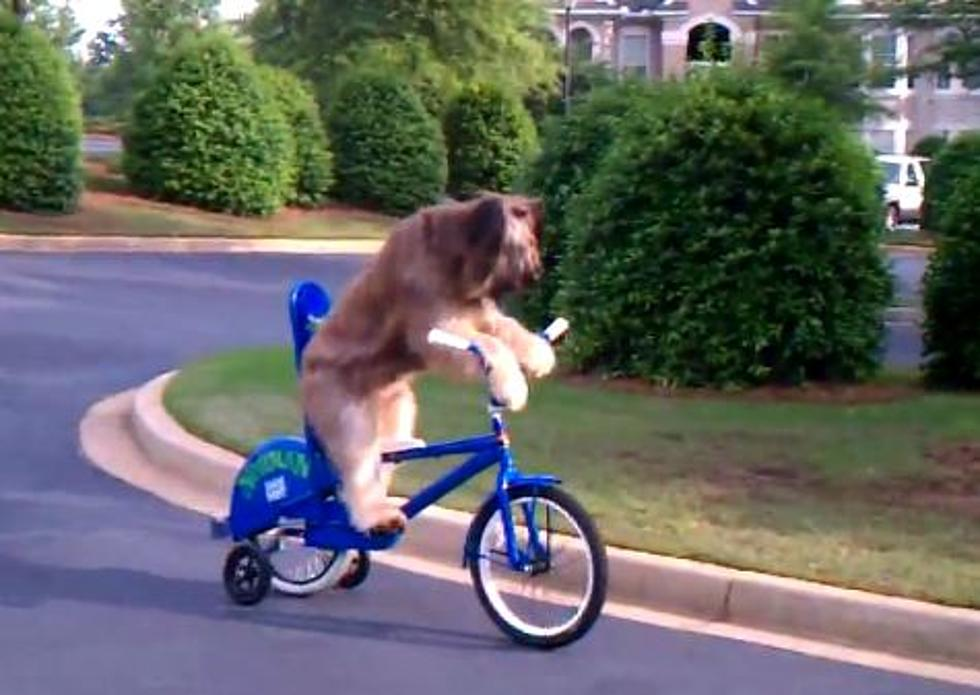
#> input picture k_means_segmentation/dog.jpg, 980 x 695 px
$ jupyter execute k_means_seg.ipynb
#> lines starting #> are read from the running program, lines starting #| are printed output that depends on the picture
[cell 1]
# Daniel Bandala @ apr 2021
import cv2
import numpy as np
import matplotlib.pyplot as plt

# K-means segmentation
K-Means clustering is an unsupervised machine learning algorithm that aims to partition N observations into K clusters in which each observation belongs to the cluster with the nearest mean. A cluster refers to a collection of data points aggregated together because of certain similarities. For image segmentation, clusters here are different image colors.

[cell 2]
# read the image
image = cv2.imread("dog.jpg")
#> image is the input picture: shape (695, 980, 3); mean B, G, R 101.4, 102.8, 101.7

[cell 3]
plt.figure(figsize=(16,8))
plt.imshow(image)

[cell 4]
print(image.shape)
#| (695, 980, 3)

[cell 5]
# reshape the image to a 2D array of pixels and 3 color values (RGB)
pixel_values = image.reshape((-1, 3))
# convert to float
pixel_values = np.float32(pixel_values)

[cell 6]
print(pixel_values.shape)
#| (681100, 3)

[cell 7]
# plot datapoints corresponging to rgb channels
# Creating figure
fig = plt.figure(figsize = (16, 12))
ax = plt.axes(projection ="3d")

# Creating color map
#my_cmap = plt.get_cmap('hsv')
# Creating plot
sctt = ax.scatter3D(pixel_values[:,0], pixel_values[:,1], pixel_values[:,2],color='green',marker ='o')
plt.title("RGB Image Channels")
ax.set_xlabel('Red', fontweight ='bold')
ax.set_ylabel('Green', fontweight ='bold')
ax.set_zlabel('Blue', fontweight ='bold')
fig.colorbar(sctt, ax = ax, shrink = 0.5, aspect = 5)

# show plot
plt.show()
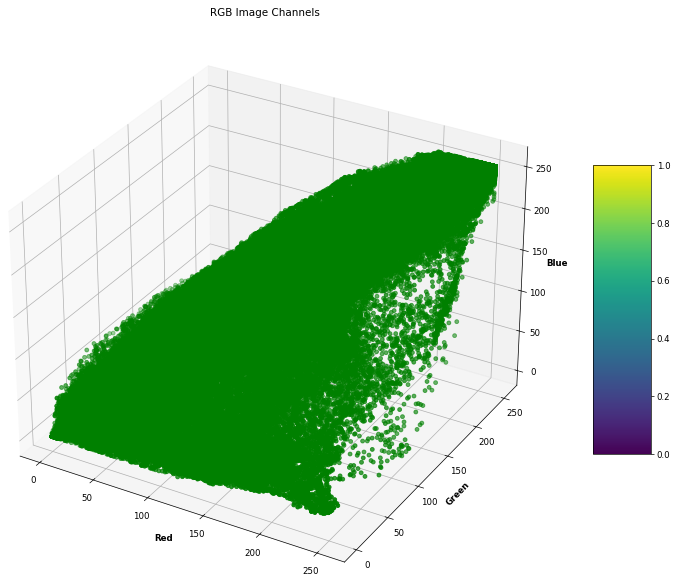
#> figure drawn by matplotlib, 2 panels

[cell 8]
# segmentation criteria
criteria = (cv2.TERM_CRITERIA_EPS + cv2.TERM_CRITERIA_MAX_ITER, 100, 0.2)

[cell 9]
# number of clusters (K) and perform kmeans segmentation with pixel information
k = 4
_, labels, (centers) = cv2.kmeans(pixel_values, k, None, criteria, 10, cv2.KMEANS_RANDOM_CENTERS)
#> centers = [[30.77, 41.48, 25.58], [74.09, 94.95, 88.6], [142.4, 124.5, 131.3], [207.2, 204.3, 226.8]]

[cell 10]
# convert back to 8 bit values
centers = np.uint8(centers)
#> centers = [[30, 41, 25], [74, 94, 88], [142, 124, 131], [207, 204, 226]]
# flatten the labels array
labels = labels.flatten()

[cell 11]
# convert all pixels to the color of the centroids
segmented_image = centers[labels.flatten()]

[cell 12]
# reshape back to the original image dimension
segmented_image = segmented_image.reshape(image.shape)
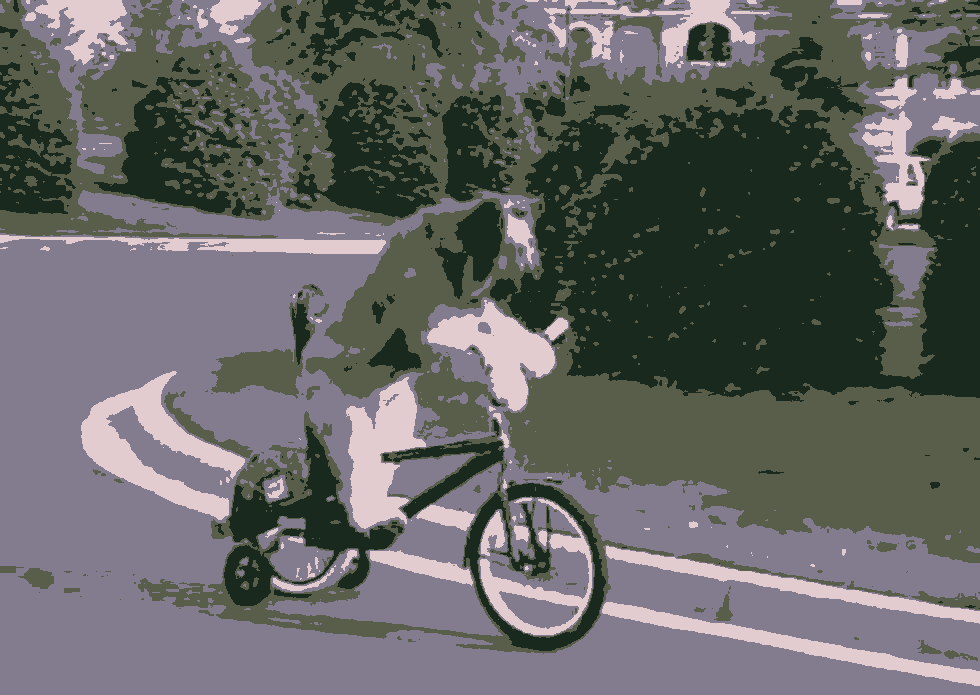
#> segmented_image: shape (695, 980, 3); mean B, G, R 101, 102.2, 101.2
# show the image
plt.figure(figsize=(16,8))
plt.imshow(segmented_image)
plt.show()

[cell 13]
# disable only the cluster number 2 (turn the pixel into black)
masked_image = np.copy(image)
# convert to the shape of a vector of pixel values
masked_image = masked_image.reshape((-1, 3))
# color (i.e cluster) to disable
cluster = 2
masked_image[labels == cluster] = [0, 0, 0]
# convert back to original shape
masked_image = masked_image.reshape(image.shape)
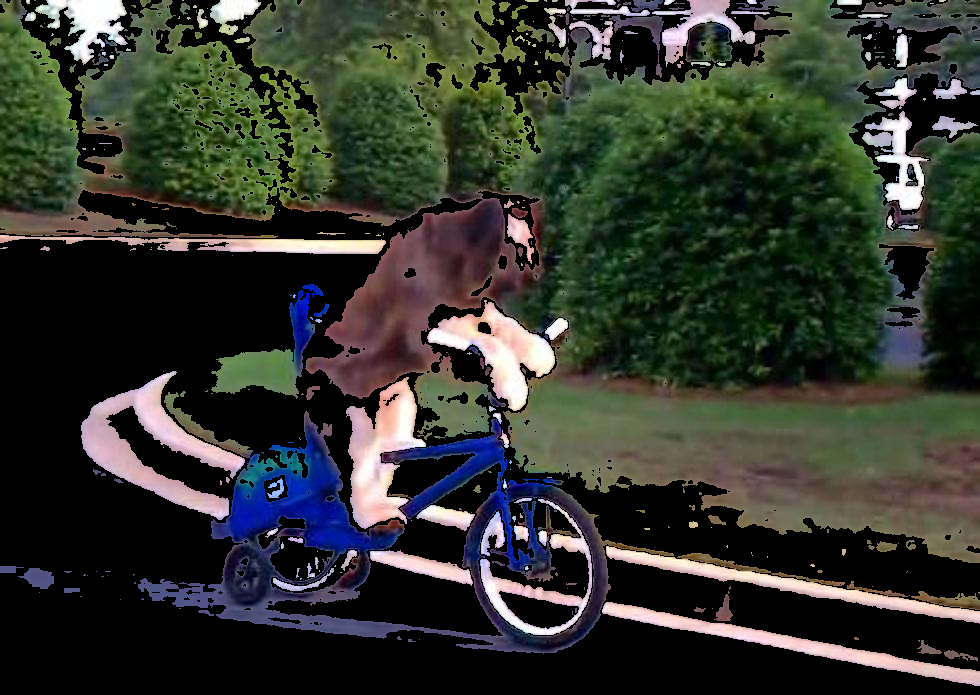
#> masked_image: shape (695, 980, 3); mean B, G, R 45.9, 54.3, 50.5
# show the image
plt.figure(figsize=(16,8))
plt.imshow(masked_image)
plt.show()
